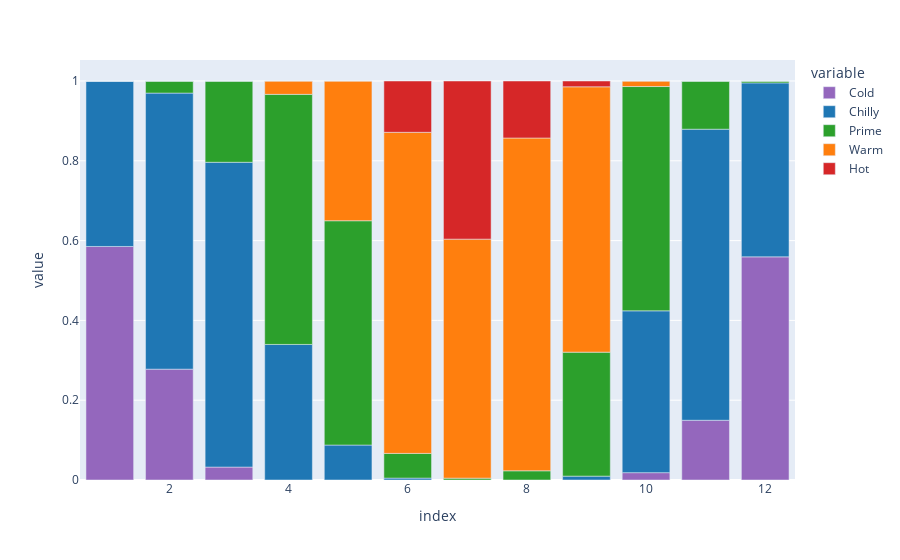

This figure's notebook cell:
### Code cell
temp_bins=[0, 30, 50, 65, 80, 100]

df_temp_groupings = df_temp.groupby(df_temp['date_time'].dt.month)['airt_avg'].value_counts(bins=temp_bins, sort=False).unstack().values / pd.concat([df_temp.groupby(df_temp['date_time'].dt.month)['airt_avg'].count()]*(len(temp_bins)-1), axis=1).values
df_temp_groupings = pd.DataFrame(df_temp_groupings, columns=['Cold', 'Chilly', 'Prime', 'Warm', 'Hot'], index=[1,2,3,4,5,6,7,8,9,10,11,12])

temp_color_map = {'Cold':'rgb(148, 103, 189)', 'Chilly':'rgb(31, 119, 180)', 'Prime':'rgb(44, 160, 44)', 'Warm':'rgb(255, 127, 14)', 'Hot':'rgb(214, 39, 40)'}
fig = px.bar(df_temp_groupings, color_discrete_map=temp_color_map)
fig

### Figure 1 — Plotly figure (JSON) as saved in the notebook; plotly's stock layout.template omitted (floating-point values rounded to 4 significant figures)
{"data": [{"alignmentgroup": "True", "hovertemplate": "variable=Cold<br>index=%{x}<br>value=%{y}<extra></extra>", "legendgroup": "Cold", "marker": {"color": "rgb(148, 103, 189)", "pattern": {"shape": ""}}, "name": "Cold", "offsetgroup": "Cold", "orientation": "v", "showlegend": true, "textposition": "auto", "type": "bar", "x": [1, 2, 3, 4, 5, 6, 7, 8, 9, 10, 11, 12], "xaxis": "x", "y": [0.5853, 0.2778, 0.03241, 0, 0, 0, 0, 0, 0, 0.01843, 0.1498, 0.5592], "yaxis": "y"}, {"alignmentgroup": "True", "hovertemplate": "variable=Chilly<br>index=%{x}<br>value=%{y}<extra></extra>", "legendgroup": "Chilly", "marker": {"color": "rgb(31, 119, 180)", "pattern": {"shape": ""}}, "name": "Chilly", "offsetgroup": "Chilly", "orientation": "v", "showlegend": true, "textposition": "auto", "type": "bar", "x": [1, 2, 3, 4, 5, 6, 7, 8, 9, 10, 11, 12], "xaxis": "x", "y": [0.4147, 0.6919, 0.7639, 0.3397, 0.08756, 0.004762, 0, 0, 0.009709, 0.4055, 0.7295, 0.436], "yaxis": "y"}, {"alignmentgroup": "True", "hovertemplate": "variable=Prime<br>index=%{x}<br>value=%{y}<extra></extra>", "legendgroup": "Prime", "marker": {"color": "rgb(44, 160, 44)", "pattern": {"shape": ""}}, "name": "Prime", "offsetgroup": "Prime", "orientation": "v", "showlegend": true, "textposition": "auto", "type": "bar", "x": [1, 2, 3, 4, 5, 6, 7, 8, 9, 10, 11, 12], "xaxis": "x", "y": [0, 0.0303, 0.2037, 0.6268, 0.5622, 0.0619, 0.004608, 0.02304, 0.3107, 0.5622, 0.1208, 0.004739], "yaxis": "y"}, {"alignmentgroup": "True", "hovertemplate": "variable=Warm<br>index=%{x}<br>value=%{y}<extra></extra>", "legendgroup": "Warm", "marker": {"color": "rgb(255, 127, 14)", "pattern": {"shape": ""}}, "name": "Warm", "offsetgroup": "Warm", "orientation": "v", "showlegend": true, "textposition": "auto", "type": "bar", "x": [1, 2, 3, 4, 5, 6, 7, 8, 9, 10, 11, 12], "xaxis": "x", "y": [0, 0, 0, 0.03349, 0.3502, 0.8048, 0.5991, 0.8341, 0.665, 0.01382, 0, 0], "yaxis": "y"}, {"alignmentgroup": "True", "hovertemplate": "variable=Hot<br>index=%{x}<br>value=%{y}<extra></extra>", "legendgroup": "Hot", "marker": {"color": "rgb(214, 39, 40)", "pattern": {"shape": ""}}, "name": "Hot", "offsetgroup": "Hot", "orientation": "v", "showlegend": true, "textposition": "auto", "type": "bar", "x": [1, 2, 3, 4, 5, 6, 7, 8, 9, 10, 11, 12], "xaxis": "x", "y": [0, 0, 0, 0, 0, 0.1286, 0.3963, 0.1429, 0.01456, 0, 0, 0], "yaxis": "y"}], "layout": {"barmode": "relative", "legend": {"title": {"text": "variable"}, "tracegroupgap": 0}, "margin": {"t": 60}, "xaxis": {"anchor": "y", "domain": [0, 1], "title": {"text": "index"}}, "yaxis": {"anchor": "x", "domain": [0, 1], "title": {"text": "value"}}}}
